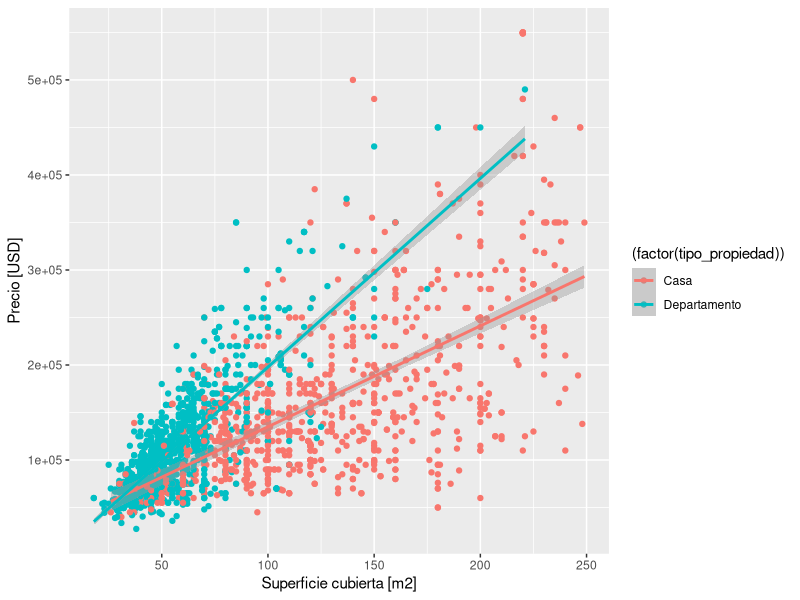

The R script that drew this image:
library(tidyverse)

# levantar dataset
data <- read_csv('properati_SM_SPA.csv')

# ver dataframe

view(data)

# info del dataset (tipos de datos,n_columnas,n_rows)

glimpse(data)


# ver valores unicos de una columna 
distinct(select(data, l4))
distinct(select(data, tipo_propiedad))

count(data,l4)

# ver cuantas veces se repite el valor en la columna
count(data,tipo_propiedad) # casa 871 depto 1302

# ggplott argumentos : dataset, aes argumetos : columnas
# geom_point tipo de grafico o sea este caso de puntos
# lab nombre a los ejes
#geom_smooth para trazar una f lineal

ggplot(data,mapping=aes(x=sup_cubierta, y=precio, color=(factor(tipo_propiedad)))) +
geom_point() +
geom_smooth(method='lm')+
xlab("Superficie cubierta [m2]") +
ylab("Precio [USD]")











